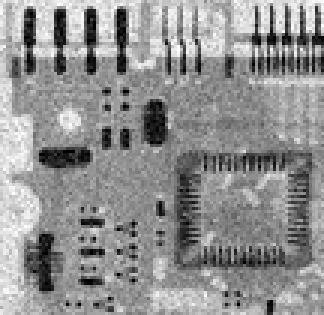
%> input picture EnhanceEdgeNoise/Circuit.jpg, 108 x 105 px, shrunk from 455 x 440 before the run (shown 3 times larger)
$ octave MainScript.m   (GNU Octave 9; MATLAB toolbox functions it lacks are replaced by stand-ins)
%> lines starting %> are read from the running program, lines starting %| are printed output that depends on the picture
### EnhanceEdgeNoise/AverageFiltering.m
% Name              : Kamna Yadav
% A Number          : A02048769
% File name         : AverageFiltering.m
% File description  : Main code file for Averaging Filter

% The method has been designed perform average filtering function on the input

% Paratmeters :
%   Input:
%           im                : Image for averaging
%           mask              : Mask to be used for image averaging

%   Output:
%           filteredIm        : Filtered image

function [filteredIm] = AverageFiltering (im, mask)

    % Basic processing and validation
    [rows, cols] = size(im);
    [sizeX, sizeY] = size(mask);
    maskT = mask';
    if sizeX ~= sizeY
        disp('Not a square mask');
    elseif sizeX/2 == 0
        disp('Not an odd dimensioned mask');
    elseif maskT ~= mask
        disp('Not symmetrical');
    else

        % Image averaging
        totalSize = sum(mask(:));
        filteredIm = uint8(zeros(size(im)));
        maskLoopX = floor(sizeX/2);
        maskLoopY = floor(sizeY/2);
        inputIm = uint8(zeros(rows + sizeX - 1,cols + sizeY - 1));
        inputIm(maskLoopX + 1:rows + maskLoopX,maskLoopY + 1:cols + maskLoopY) = im(1:rows,1:cols);
        for rowNum = maskLoopX + 1:rows + maskLoopX
            for colNum = maskLoopY + 1:cols + maskLoopY
                A = double(inputIm(rowNum - maskLoopX:rowNum + maskLoopX,colNum - maskLoopY:colNum + maskLoopY)).*mask(1:sizeX,1:sizeY);
                sumV = sum(A(:));
                filteredIm(rowNum - maskLoopX,colNum - maskLoopY) = floor(sumV / totalSize);
            end
        end
    end
end

### EnhanceEdgeNoise/MedianFiltering.m
% Name              : Kamna Yadav
% A Number          : A02048769
% File name         : MedianFiltering.m
% File description  : Main code file for Median Filter

% The method has been designed perform median filtering function on the input

% Paratmeters :
%   Input:
%           im                : Image for median filtering
%           mask              : Mask to be used for median filtering

%   Output:
%           filteredIm        : Filtered image

function filteredIm = MedianFiltering(im, mask)

    % Basic processing and validation
    [rows, cols] = size(im);
    [sizeX, sizeY] = size(mask);
    if sizeX ~= sizeY
        disp('Not a square mask');
    elseif sizeX/2 == 0
        disp('Not an odd dimensioned mask');
    else
        % Median Filtering
        filteredIm = uint8(zeros(size(im)));
        maskReshaped=reshape(mask',sizeX*sizeY,1);
        maskLoopX = floor(sizeX/2);
        maskLoopY = floor(sizeY/2);
        inputIm = uint8(zeros(rows + sizeX - 1,cols + sizeY - 1));
        inputIm(maskLoopX + 1:rows + maskLoopX,maskLoopY + 1:cols + maskLoopY) = im(1:rows,1:cols);

        for rowNum = maskLoopX + 1:rows + maskLoopX
            for colNum = maskLoopY + 1:cols + maskLoopY
                tempInputVector = reshape(inputIm(rowNum - maskLoopX:rowNum + maskLoopX,colNum - maskLoopY:colNum + maskLoopY),sizeX*sizeY,1);
                medArray = repelem(tempInputVector,maskReshaped);
                medianVal = median(medArray(:),1);
                filteredIm(rowNum - maskLoopX,colNum - maskLoopY) = medianVal;
            end
        end
    end
end

### EnhanceEdgeNoise/MainScript.m
% Name              : Kamna Yadav
% A Number          : A02048769
% File name         : MainScript.m
% File description  : Main code file with all the required functionality

clear;
close all;

% Question 1 Part 1 : Average Filtering
% Average filtering using a weighted mask
CircuitIm = imread('Circuit.jpg');
%> CircuitIm is the input picture: size 105x108 uint8; min 0, max 255, mean 144.2
weightedMask = [1 2 1; 2 4 2; 1 2 1];
weightedFilteredIm = AverageFiltering(CircuitIm, weightedMask);

% Average filtering using a standard mask
standardMask = ones(5,5);
standardFilteredIm = AverageFiltering(CircuitIm, standardMask);
%> in AverageFiltering (call 2), `inputIm(maskLoopX + 1:rows + maskLoopX,maskLoopY + 1:cols + maskLoopY)..`:
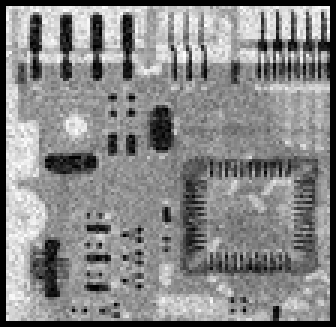
%> inputIm: size 109x112 uint8 (shown 3 times larger); min 0, max 255, mean 133.9

% Plotting the outputs
figure(1);
subplot(1,3,1),imshow(CircuitIm),title('Input Image');
subplot(1,3,2),imshow(standardFilteredIm),title('Standard Averaging Filter');
subplot(1,3,3),imshow(weightedFilteredIm),title('Weighted Averaging Filter');
disp('Finished solving problem 1.1');
pause;

%
% Question 1 Part 2 : Median Filtering
% Median filtering using a weighted mask
weightedMask = [1 2 1; 2 4 2; 1 2 1];
[weightedFilteredIm] = MedianFiltering(CircuitIm, weightedMask);
%> after the loop in MedianFiltering, `for rowNum = maskLoopX + 1:rows + maskLoopX`:
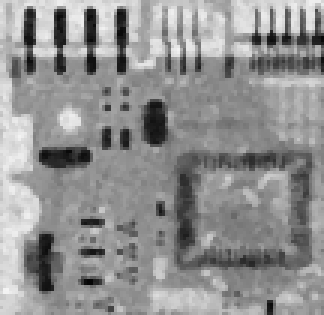
%> filteredIm: size 105x108 uint8 (shown 3 times larger); min 5, max 244, mean 144.6

% Median filtering using a standard mask
standardMask = ones(5,5);
[standardFilteredIm] = MedianFiltering(CircuitIm, standardMask);
%> after the loop in MedianFiltering (call 2), `for rowNum = maskLoopX + 1:rows + maskLoopX`:
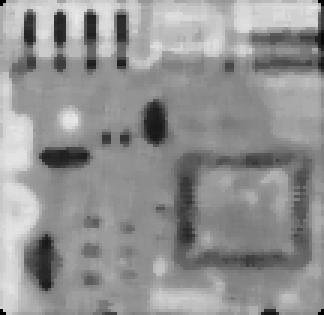
%> filteredIm: size 105x108 uint8 (shown 3 times larger); min 0, max 233, mean 145.7

% Plotting the outputs
figure(2);
subplot(1,3,1),imshow(CircuitIm),title('Input Image');
subplot(1,3,2),imshow(standardFilteredIm),title('Standard Median Filter');
subplot(1,3,3),imshow(weightedFilteredIm),title('Weighted Median Filter');
disp('Finished solving problem 1.2');
pause;

%
% Question 1 Part 3
% Image filtering using a Strong Laplacian Mask
moon = imread('moon.jpg');
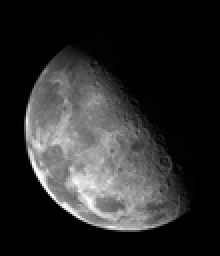
%> input picture EnhanceEdgeNoise/Moon.jpg, 110 x 128 px, shrunk from 464 x 538 before the run (shown 2 times larger)
%> moon is the input picture: size 128x110 uint8; min 0, max 255, mean 42.7
strongLaplacianMask = [1,1,1;1,-8,1;1,1,1];
FilteredImage = imfilter(double(moon),strongLaplacianMask);
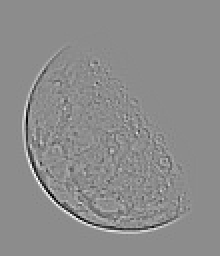
%> FilteredImage: size 128x110 double (shown 2 times larger); min -698, max 569, mean 0; drawn with min black and max white
EnhancedImage = uint8(double(moon) - FilteredImage);
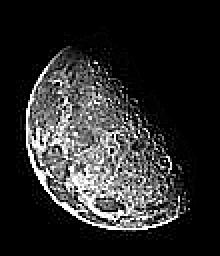
%> EnhancedImage: size 128x110 uint8 (shown 2 times larger); min 0, max 255, mean 43.2

% Plotting the desired outputs
figure(3);
subplot(2,2,1), imshow(moon), title('Original');
subplot(2,2,2), imshow(FilteredImage,[0 255]), title('Filtered');
%> after `imshow(FilteredImage,[0 255])`:
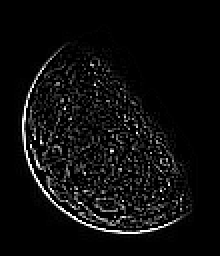
%> displayed picture: size 128x110, on the screen's scale of 0 to 255 (shown 2 times larger); min 0, max 255, mean 13.1
subplot(2,2,3), imshow(FilteredImage,[]), title('Scaled');
subplot(2,2,4), imshow(EnhancedImage), title('Enhanced');
disp('Finished solving problem 1.3');
pause;

%
% Question 2 Part 1 : Sobel Edge detection
% Sobel Edge detection algorithm
%> (the run ends here)
